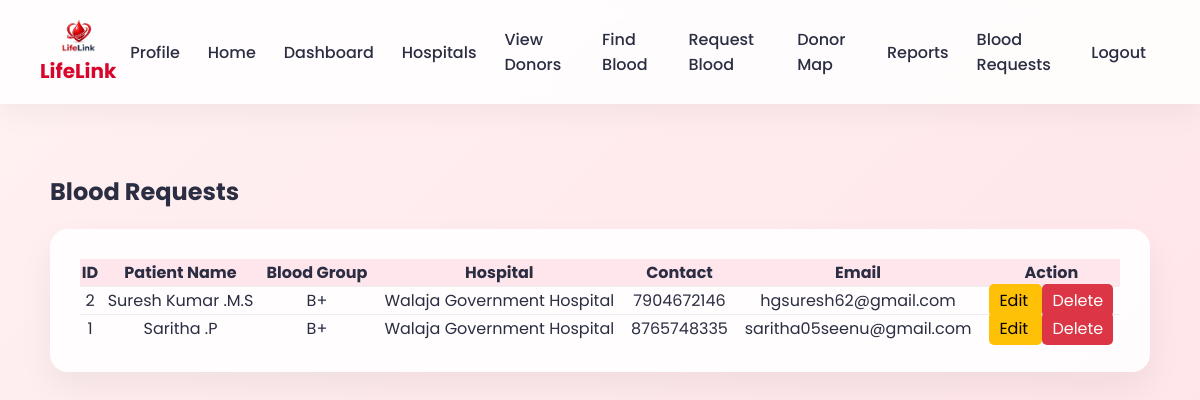
Screenshot of /blood_requests (signed in) with the database file from the repository.
### tables this page shows
CREATE TABLE blood_requests(
    request_id INTEGER PRIMARY KEY AUTOINCREMENT,
    patient_name TEXT,
    blood_group TEXT,
    hospital_name TEXT,
    contact TEXT,
    email TEXT,
    request_date TIMESTAMP DEFAULT CURRENT_TIMESTAMP
);

### app.py (the view)
@app.route("/blood_requests")
@login_required
def blood_requests():
    if session.get("role") != "admin":
        flash("Access denied ❌ Admin only")
        return redirect(url_for("home"))
    conn = get_db()
    cursor = conn.cursor()
    cursor.execute("""
        SELECT request_id, patient_name, blood_group,
               hospital_name, contact, email
        FROM blood_requests
        ORDER BY request_id DESC
    """)
    requests = cursor.fetchall()
    conn.close()
    return render_template("blood_requests.html", requests=requests)

### app.py (called while the page is built)
def get_db():
    conn = sqlite3.connect("database.db")
    conn.row_factory = sqlite3.Row
    return conn

def login_required(f):
    @wraps(f)
    def wrapper(*args, **kwargs):
        if "username" not in session:
            flash("Please login first")
            return redirect(url_for("login_page"))
        return f(*args, **kwargs)
    return wrapper

### templates/blood_requests.html
{% extends "base.html" %}
{% block content %}
<h2 style="margin-bottom:20px;">Blood Requests</h2>
<div class="card">
{% if requests %}
<table style="width:100%; border-collapse:collapse;">
<tr style="background-color:#ffe5ec;">
<th>ID</th>
<th>Patient Name</th>
<th>Blood Group</th>
<th>Hospital</th>
<th>Contact</th>
<th>Email</th>
<th>Action</th>
</tr>
{% for r in requests %}
<tr style="text-align:center; border-top:1px solid #eee;">
<td>{{ r[0] }}</td>
<td>{{ r[1] }}</td>
<td>{{ r[2] }}</td>
<td>{{ r[3] }}</td>
<td>{{ r[4] }}</td>
<td>{{ r[5] }}</td>
<td>
<a href="{{ url_for('edit_request', request_id=r[0]) }}"
style="padding:5px 10px;background:#ffc107;color:black;border-radius:5px;text-decoration:none;">
Edit
</a>
<a href="{{ url_for('delete_request', request_id=r[0]) }}"
onclick="return confirm('Delete this request?')"
style="padding:5px 10px;background:#dc3545;color:white;border-radius:5px;text-decoration:none;">
Delete
</a>
</td>
</tr>
{% endfor %}
</table>
{% else %}
<p>No requests available.</p>
{% endif %}
</div>
{% endblock %}

### templates/base.html (style rules this page uses)
body { margin:0; font-family:'Poppins',sans-serif; background:linear-gradient(135deg,#fff1f2,#ffe5e9); color:#2b2d42; }
.card { background:rgba(255,255,255,0.9); padding:30px; border-radius:18px; box-shadow:0 15px 35px rgba(0,0,0,0.06); margin-bottom:30px; }

### rows the page displays
blood_requests: request_id "2", patient_name "Suresh Kumar .M.S", blood_group "B+", hospital_name "Walaja Government Hospital", contact "7904672146", email "hgsuresh62@gmail.com"
blood_requests: request_id "1", patient_name "Saritha .P", blood_group "B+", hospital_name "Walaja Government Hospital", contact "8765748335", email "saritha05seenu@gmail.com"
